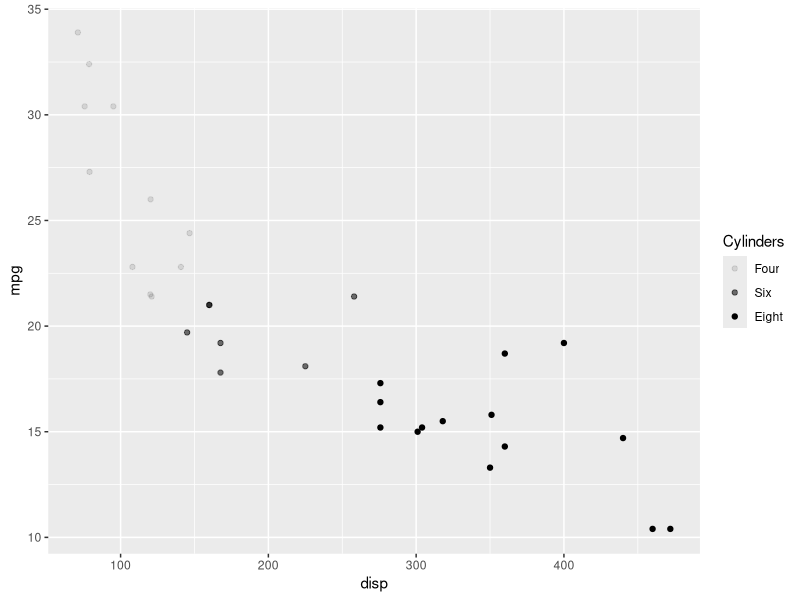
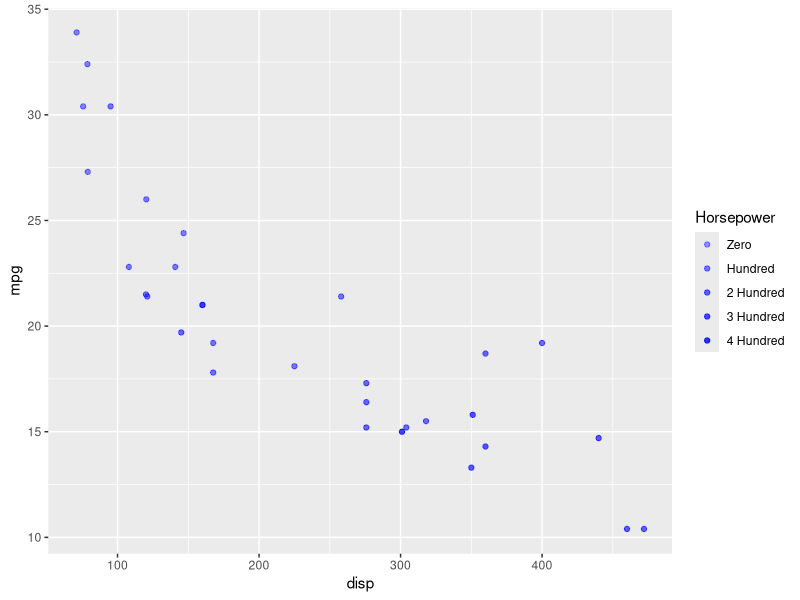
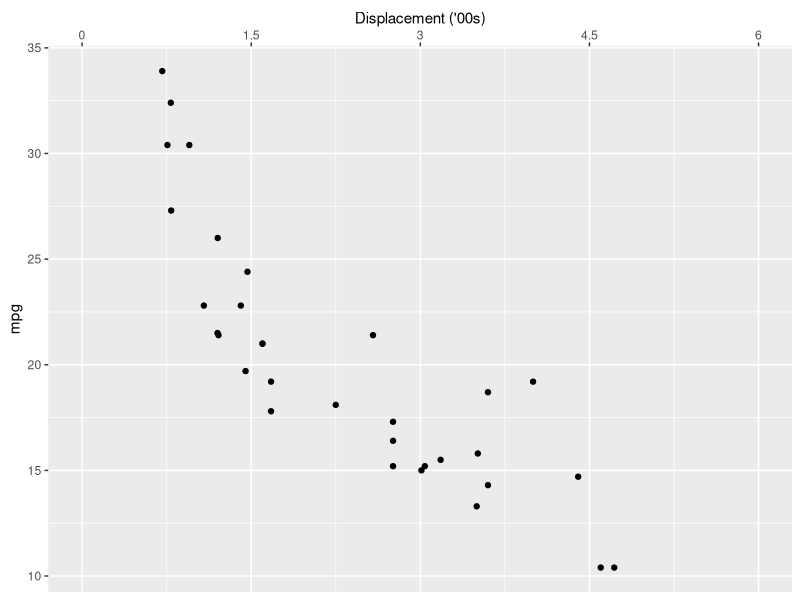
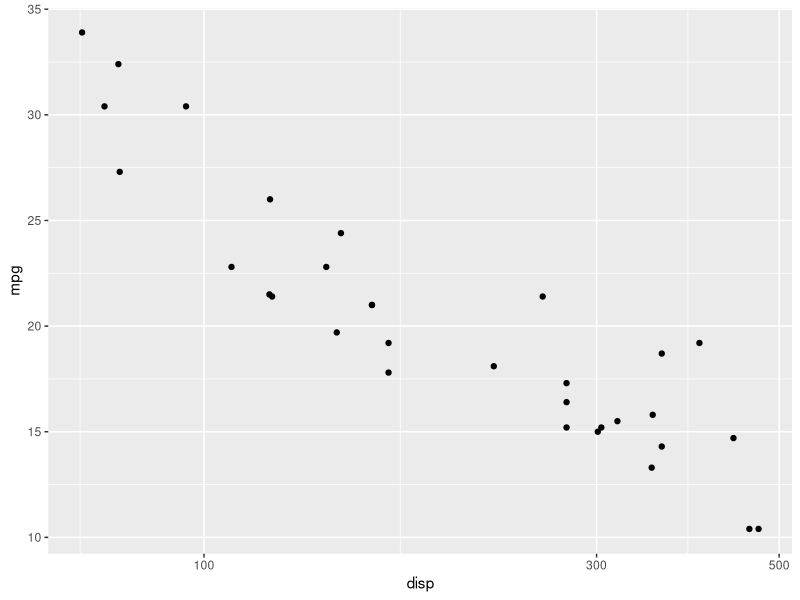
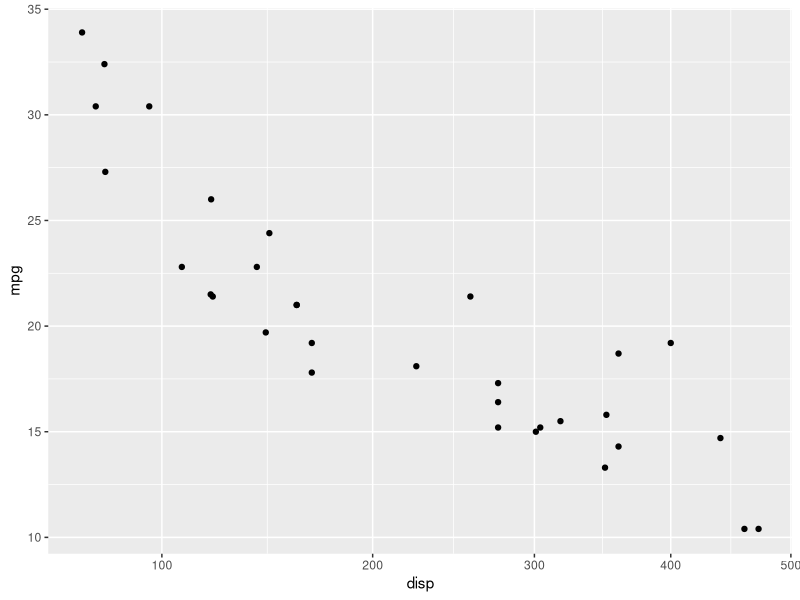
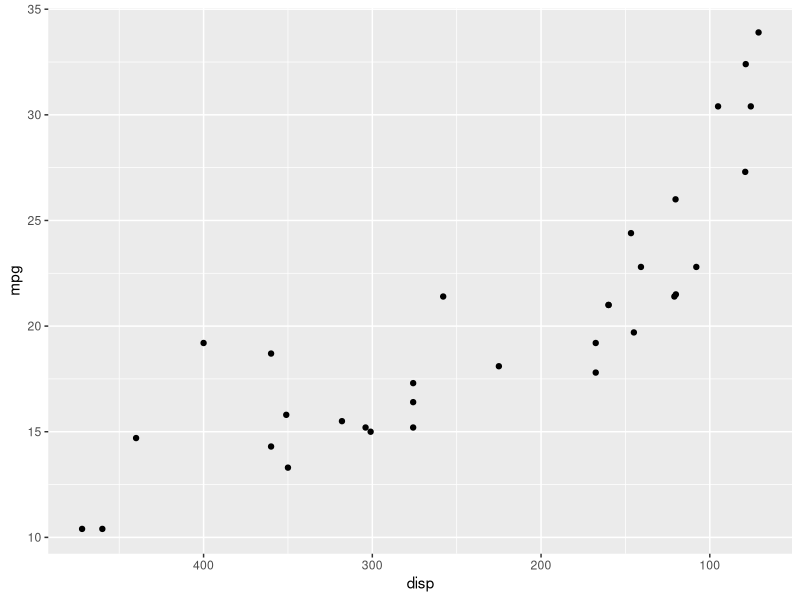
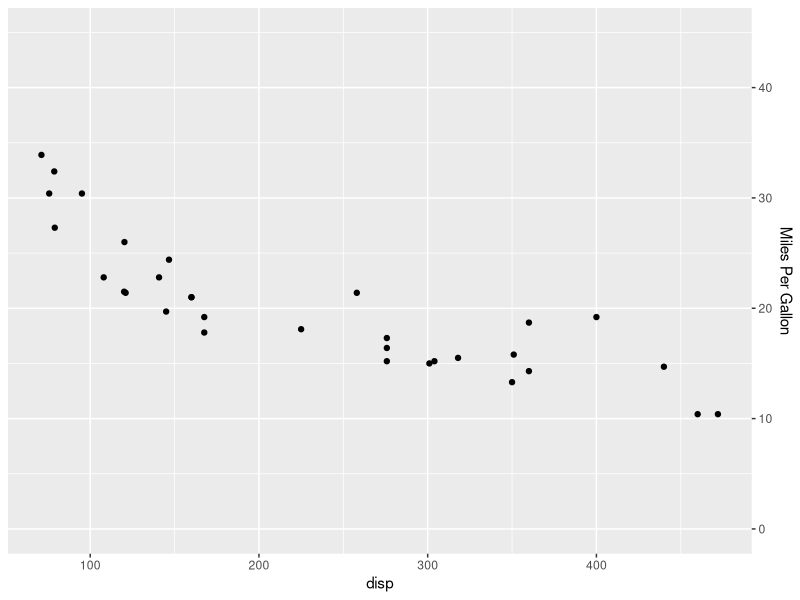
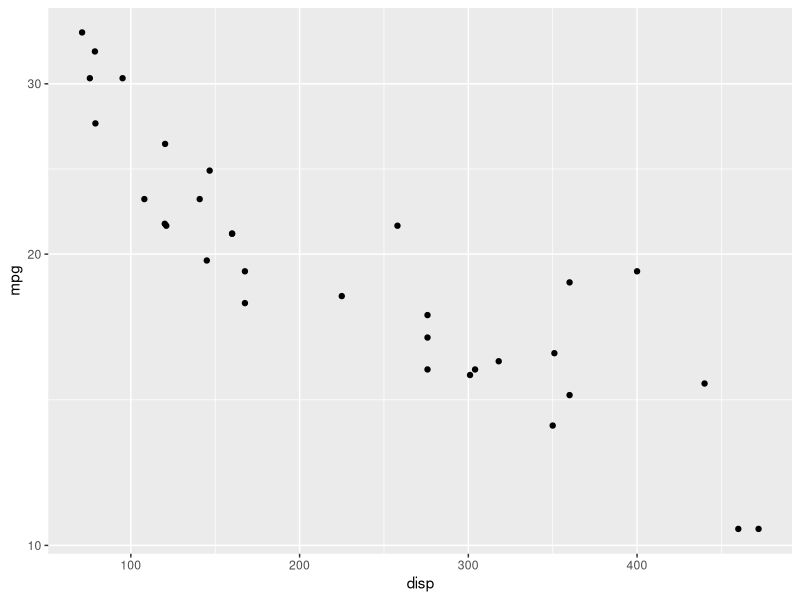

R code for these plots, in order:
library(ggplot2)

# if you have mapped alpha to a variable, use scale_alpha_* 
ggplot(mtcars) +
  geom_point(aes(disp, mpg, alpha = factor(cyl))) +
  scale_alpha_discrete(name = "Cylinders",
                       breaks = c("4", "6", "8"),
                       labels = c("Four", "Six", "Eight"))

# map alpha to a continuous variable
ggplot(mtcars) +
  geom_point(aes(disp, mpg, alpha = hp), color = 'blue') +
  scale_alpha_continuous("Horsepower",
                         breaks = c(0, 100, 200, 300, 400),
                         limits = c(0, 400),
                         labels = c("Zero", "Hundred", "2 Hundred", 
                                    "3 Hundred", "4 Hundred"),
                         range = c(0.4, 0.8))

# use scale_x|y_discrete|continuous to modify 
# 1. axis title
# 2. axis label
# 3. axis limits
# 4. axis breaks
# 5. axis position

# scale_x_continuous, scale_y_continuous
ggplot(mtcars) +
  geom_point(aes(disp, mpg)) +
  scale_x_continuous(name = "Displacement ('00s)",
                     limits = c(0, 600),
                     breaks = c(0, 150, 300, 450, 600),
                     labels = c('0', '1.5', '3', '4.5', '6'),
                     position = 'top')

# log10 transformation
ggplot(mtcars) +
  geom_point(aes(disp, mpg)) +
  scale_x_log10()

# square root transformation
ggplot(mtcars) +
  geom_point(aes(disp, mpg)) +
  scale_x_sqrt()

# reverse scale
ggplot(mtcars) +
  geom_point(aes(disp, mpg)) +
  scale_x_reverse()


# scale_y_continuous
ggplot(mtcars) +
  geom_point(aes(disp, mpg)) +
  scale_y_continuous(name = "Miles Per Gallon",
                     limits = c(0, 45),
                     breaks = c(0, 10, 20, 30, 40),
                     labels = c('0', '10', '20', '30', '40'),
                     position = 'right')

# log10 transformation
ggplot(mtcars) +
  geom_point(aes(disp, mpg)) +
  scale_y_log10()

# square root transformation
ggplot(mtcars) +
  geom_point(aes(disp, mpg)) +
  scale_y_sqrt()

# reverse scale
ggplot(mtcars) +
  geom_point(aes(disp, mpg)) +
  scale_y_reverse()

# scale_x|y_discrete
ggplot(mtcars) +
  geom_bar(aes(factor(cyl))) +
  scale_x_discrete(name = 'Cylinders',
                   labels = c('Four', 'Six', 'Eight'),
                   limits = c(4, 6, 8),
                   position = 'top')

# scale_color_identity
ggplot(mtcars) +
  geom_point(aes(disp, mpg, color = factor(cyl))) +
  scale_color_identity("Cylinders", labels = c('Four', 'Six', 'Eight'),
                       guide = 'legend')


# scale_color_manual 
ggplot(mtcars) +
  geom_point(aes(disp, mpg, color = factor(cyl))) +
  scale_color_manual(name = "Cylinders",
                     values = c("red", "blue", "green"),
                     labels = c('Four', 'Six', 'Eight'),
                     limits = c(4, 6, 8),
                     breaks = c(4, 6, 8),
                     guide = "legend")


# scale_fill_manual
ggplot(mtcars) +
  geom_point(aes(disp, mpg, fill = factor(cyl)), shape = 22) +
  scale_fill_manual(name = "Cylinders",
                     values = c("red", "blue", "green"),
                     labels = c('Four', 'Six', 'Eight'),
                     limits = c(4, 6, 8),
                     breaks = c(4, 6, 8),
                     guide = "legend")


# scale_size_manual
ggplot(mtcars) +
  geom_point(aes(disp, mpg, size = factor(cyl))) +
  scale_size_manual(name = "Cylinders",
                    values = c(2, 5, 8),
                    labels = c('Four', 'Six', 'Eight'),
                    limits = c(4, 6, 8),
                    breaks = c(4, 6, 8),
                    guide = "legend")

# scale_shape_manual
ggplot(mtcars) +
  geom_point(aes(disp, mpg, shape = factor(cyl))) +
  scale_shape_manual(name = "Cylinders",
                    values = c(4, 12, 24),
                    labels = c('Four', 'Six', 'Eight'),
                    limits = c(4, 6, 8),
                    breaks = c(4, 6, 8),
                    guide = "legend")

# scale_alpha_manual
ggplot(mtcars) +
  geom_point(aes(disp, mpg, alpha = factor(cyl)), color = 'blue') +
  scale_alpha_manual(name = "Cylinders",
                     values = c(0.25, 0.5, 0.75),
                     labels = c('Four', 'Six', 'Eight'),
                     limits = c(4, 6, 8),
                     breaks = c(4, 6, 8),
                     guide = "legend")

# scale_linetype_manual

# scale_shape
ggplot(mtcars) +
  geom_point(aes(disp, mpg, shape = factor(cyl))) +
  scale_shape()

ggplot(mtcars) +
  geom_point(aes(disp, mpg, shape = factor(cyl))) +
  scale_shape(solid = FALSE,
              name = 'Cylinders',
              labels = c('Four', 'Six', 'Eight'),
              limits = c(4, 6, 8),
              breaks = c(4, 6, 8))

# scale_size
ggplot(mtcars) +
  geom_point(aes(disp, mpg, size = hp)) +
  scale_size(name = "Horsepower")
